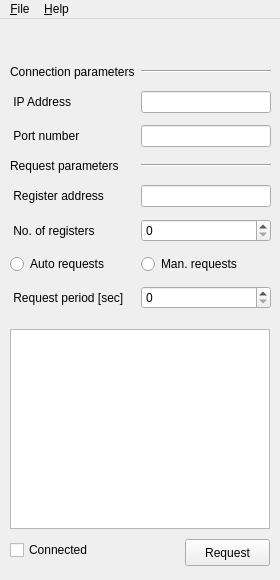
<?xml version="1.0" encoding="UTF-8"?>
<ui version="4.0">
 <class>MainWindow</class>
 <widget class="QMainWindow" name="MainWindow">
  <property name="geometry">
   <rect>
    <x>0</x>
    <y>0</y>
    <width>280</width>
    <height>580</height>
   </rect>
  </property>
  <property name="windowTitle">
   <string>Modbus client</string>
  </property>
  <widget class="QWidget" name="centralwidget">
   <widget class="QTextBrowser" name="textBrowser">
    <property name="geometry">
     <rect>
      <x>10</x>
      <y>310</y>
      <width>260</width>
      <height>200</height>
     </rect>
    </property>
   </widget>
   <widget class="QWidget" name="gridLayoutWidget_2">
    <property name="geometry">
     <rect>
      <x>10</x>
      <y>40</y>
      <width>261</width>
      <height>263</height>
     </rect>
    </property>
    <layout class="QGridLayout" name="grid_Params">
     <item row="2" column="0">
      <widget class="QLabel" name="label_IP">
       <property name="text">
        <string> IP Address</string>
       </property>
      </widget>
     </item>
     <item row="5" column="1">
      <widget class="QLineEdit" name="lineEdit_regAddr"/>
     </item>
     <item row="1" column="0">
      <widget class="QLabel" name="label_ConnParams">
       <property name="text">
        <string>Connection parameters</string>
       </property>
      </widget>
     </item>
     <item row="6" column="1">
      <widget class="QSpinBox" name="spinBox_numOfReg"/>
     </item>
     <item row="3" column="1">
      <widget class="QLineEdit" name="lineEdit_port"/>
     </item>
     <item row="3" column="0">
      <widget class="QLabel" name="label_port">
       <property name="text">
        <string> Port number</string>
       </property>
      </widget>
     </item>
     <item row="2" column="1">
      <widget class="QLineEdit" name="lineEdit_IP"/>
     </item>
     <item row="5" column="0">
      <widget class="QLabel" name="label_regAddr">
       <property name="text">
        <string> Register address</string>
       </property>
      </widget>
     </item>
     <item row="4" column="0">
      <widget class="QLabel" name="label_ReqParams">
       <property name="text">
        <string>Request parameters</string>
       </property>
      </widget>
     </item>
     <item row="4" column="1">
      <widget class="Line" name="line_separator1_2">
       <property name="orientation">
        <enum>Qt::Horizontal</enum>
       </property>
      </widget>
     </item>
     <item row="6" column="0">
      <widget class="QLabel" name="label_numOfReg">
       <property name="text">
        <string> No. of registers</string>
       </property>
      </widget>
     </item>
     <item row="1" column="1">
      <widget class="Line" name="line_separator1">
       <property name="orientation">
        <enum>Qt::Horizontal</enum>
       </property>
      </widget>
     </item>
     <item row="7" column="1">
      <widget class="QRadioButton" name="radioButton_ManReq">
       <property name="text">
        <string>Man. requests</string>
       </property>
      </widget>
     </item>
     <item row="9" column="1">
      <widget class="QSpinBox" name="spinBox_ReqPeriod"/>
     </item>
     <item row="9" column="0">
      <widget class="QLabel" name="label_ReqPeriod">
       <property name="text">
        <string> Request period [sec]</string>
       </property>
      </widget>
     </item>
     <item row="7" column="0">
      <widget class="QRadioButton" name="radioButton_AutoReq">
       <property name="text">
        <string>Auto requests</string>
       </property>
      </widget>
     </item>
    </layout>
   </widget>
   <widget class="QPushButton" name="button_request">
    <property name="geometry">
     <rect>
      <x>185</x>
      <y>520</y>
      <width>85</width>
      <height>27</height>
     </rect>
    </property>
    <property name="text">
     <string>Request</string>
    </property>
   </widget>
   <widget class="QCheckBox" name="checkBox_Connected">
    <property name="geometry">
     <rect>
      <x>10</x>
      <y>520</y>
      <width>88</width>
      <height>22</height>
     </rect>
    </property>
    <property name="text">
     <string>Connected</string>
    </property>
   </widget>
  </widget>
  <widget class="QMenuBar" name="menubar">
   <property name="geometry">
    <rect>
     <x>0</x>
     <y>0</y>
     <width>280</width>
     <height>27</height>
    </rect>
   </property>
   <widget class="QMenu" name="menuFile">
    <property name="title">
     <string>&amp;File</string>
    </property>
    <addaction name="action_Anounce"/>
    <addaction name="separator"/>
    <addaction name="action_Quit"/>
   </widget>
   <widget class="QMenu" name="menuHelp">
    <property name="title">
     <string>&amp;Help</string>
    </property>
    <addaction name="action_About"/>
   </widget>
   <addaction name="menuFile"/>
   <addaction name="menuHelp"/>
  </widget>
  <action name="action_Anounce">
   <property name="text">
    <string>&amp;Display Current Setup</string>
   </property>
  </action>
  <action name="action_Quit">
   <property name="text">
    <string>&amp;Quit</string>
   </property>
  </action>
  <action name="action_About">
   <property name="text">
    <string>&amp;About</string>
   </property>
  </action>
 </widget>
 <resources/>
 <connections/>
</ui>
